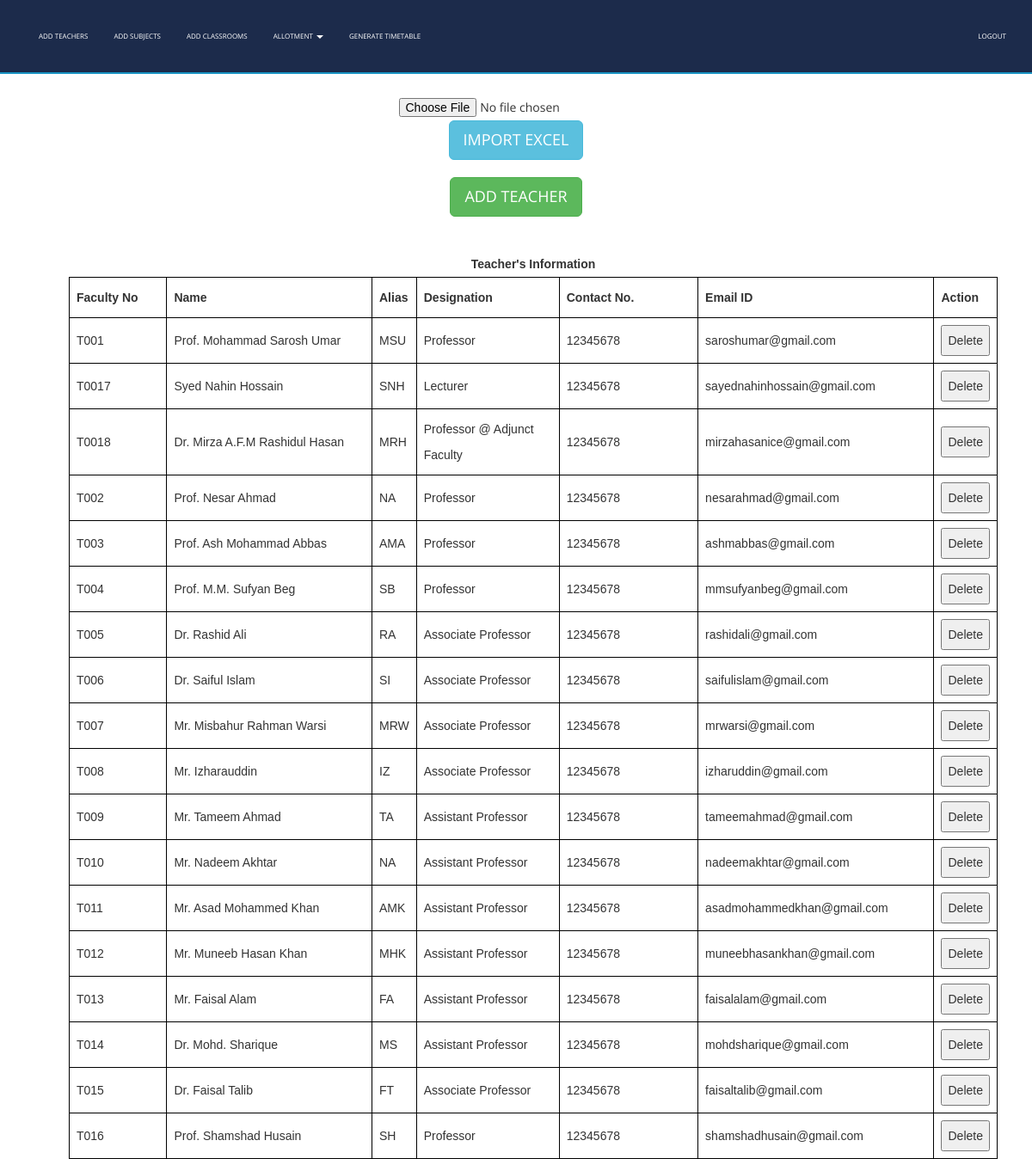
Screenshot of /addteachers.php with the database file from the repository.
### tables this page shows
CREATE TABLE `teachers` (
  `faculty_number` varchar(10) NOT NULL,
  `name` text NOT NULL,
  `alias` varchar(10) NOT NULL,
  `designation` varchar(30) NOT NULL,
  `contact_number` varchar(15) NOT NULL,
  `emailid` varchar(50) NOT NULL
);

### addteachers.php (the view, shortened to what this page needs)
<!DOCTYPE html>
<html xmlns="http://www.w3.org/1999/xhtml">
<head>
    <link href="assets/css/bootstrap.css" rel="stylesheet"/>
    <link href="assets/css/font-awesome.min.css" rel="stylesheet"/>
    <link href="assets/css/flexslider.css" rel="stylesheet"/>
    <link href="assets/css/style.css" rel="stylesheet"/>
</head>
<body>
<div class="navbar navbar-inverse navbar-fixed-top " id="menu">
    <div class="container">
        <div class="navbar-collapse collapse move-me">
            <ul class="nav navbar-nav navbar-left">
                <li><a href="addteachers.php">ADD TEACHERS</a></li>
                <li><a href="addsubjects.php">ADD SUBJECTS</a></li>
                <li><a href="addclassrooms.php">ADD CLASSROOMS</a></li>
                <li class="dropdown"><a class="dropdown-toggle" data-toggle="dropdown" aria-expanded="false">ALLOTMENT
                        <span class="caret"></span></a>
                </li>
                <li><a href="generatetimetable.php">GENERATE TIMETABLE</a></li>
            </ul>
            <ul class="nav navbar-nav navbar-right">
                <li><a href="home.php">LOGOUT</a></li>
            </ul>
        </div>
    </div>
</div>
<br>
<div align="center" style="margin-top:80px">
    <form name="import" method="post" enctype="multipart/form-data">
        <input type="file" name="file"/>
        <input type="submit" name="teacherexcel" id="teacherexcel" class="btn btn-info btn-lg" value="IMPORT EXCEL"/>
    </form>
</div>
<div align="center" style="margin-top:20px">
    <button id="teachermanual" class="btn btn-success btn-lg">ADD TEACHER</button>
</div>
<div>
    <br>
    <table id=teacherstable style="margin-left: 80px">
        <caption><strong>Teacher's Information </strong></caption>
        <tr>
            <th width="130">Faculty No</th>
            <th width=290>Name</th>
            <th width=50>Alias</th>
            <th width="190">Designation</th>
            <th width="190">Contact No.</th>
            <th width="290">Email ID</th>
            <th width="40">Action</th>
        </tr>
        <tbody>
        <?php
        $q = mysqli_query(mysqli_connect("localhost", "root", "", "ttms"),
            "SELECT * FROM teachers ORDER BY faculty_number ASC");
        while ($row = mysqli_fetch_assoc($q)) {
            echo "<tr><td>{$row['faculty_number']}</td>
                    <td>{$row['name']}</td>
                    <td>{$row['alias']}</td>
                    <td>{$row['designation']}</td>
                    <td>{$row['contact_number']}</td>
                    <td>{$row['emailid']}</td>
                   <td>
                    <button>Delete</button></td>
                    </tr>\n";
        }
        ?>
        </tbody>
    </table>
</div>
</body>
</html>

### assets/css/style.css (style rules this page uses)
#menu { background-color: rgba(28, 43, 75, 1); color: #fff; font-size: 8px; font-weight: 400; min-height: 40px; padding: 10px 0; border-bottom: 2px solid #1A94C4; }
.navbar-inverse { border-color: transparent; }
.navbar-inverse .navbar-nav > li > a, .navbar-inverse .navbar-nav > li > a:hover { color: #FFF; padding: 22px 15px; }

### addteachers.php (style rules this page uses)
table { margin-top: 10px; font-family: arial, sans-serif; border-collapse: collapse; margin-left: 30px; width: 90%; }
td, th { border: 1px solid #000000; text-align: left; padding: 8px; }
tr:nth-child(even) { background-color: ##32a88d; }

### rows the page displays
teachers: faculty_number "T001", name "Prof. Mohammad Sarosh Umar", alias "MSU", designation "Professor", contact_number "12345678", emailid "saroshumar@gmail.com"
teachers: faculty_number "T0017", name "Syed Nahin Hossain", alias "SNH", designation "Lecturer", contact_number "12345678", emailid "sayednahinhossain@gmail.com"
teachers: faculty_number "T0018", name "Dr. Mirza A.F.M Rashidul Hasan", alias "MRH", designation "Professor @ Adjunct Faculty", contact_number "12345678", emailid "mirzahasanice@gmail.com"
teachers: faculty_number "T002", name "Prof. Nesar Ahmad", alias "NA", designation "Professor", contact_number "12345678", emailid "nesarahmad@gmail.com"
teachers: faculty_number "T003", name "Prof. Ash Mohammad Abbas", alias "AMA", designation "Professor", contact_number "12345678", emailid "ashmabbas@gmail.com"
teachers: faculty_number "T004", name "Prof. M.M. Sufyan Beg", alias "SB", designation "Professor", contact_number "12345678", emailid "mmsufyanbeg@gmail.com"
teachers: faculty_number "T005", name "Dr. Rashid Ali", alias "RA", designation "Associate Professor", contact_number "12345678", emailid "rashidali@gmail.com"
teachers: faculty_number "T006", name "Dr. Saiful Islam", alias "SI", designation "Associate Professor", contact_number "12345678", emailid "saifulislam@gmail.com"
teachers: faculty_number "T007", name "Mr. Misbahur Rahman Warsi", alias "MRW", designation "Associate Professor", contact_number "12345678", emailid "mrwarsi@gmail.com"
teachers: faculty_number "T008", name "Mr. Izharauddin", alias "IZ", designation "Associate Professor", contact_number "12345678", emailid "izharuddin@gmail.com"
teachers: faculty_number "T009", name "Mr. Tameem Ahmad", alias "TA", designation "Assistant Professor", contact_number "12345678", emailid "tameemahmad@gmail.com"
teachers: faculty_number "T010", name "Mr. Nadeem Akhtar", alias "NA", designation "Assistant Professor", contact_number "12345678", emailid "nadeemakhtar@gmail.com"
teachers: faculty_number "T011", name "Mr. Asad Mohammed Khan", alias "AMK", designation "Assistant Professor", contact_number "12345678", emailid "asadmohammedkhan@gmail.com"
teachers: faculty_number "T012", name "Mr. Muneeb Hasan Khan", alias "MHK", designation "Assistant Professor", contact_number "12345678", emailid "muneebhasankhan@gmail.com"
teachers: faculty_number "T013", name "Mr. Faisal Alam", alias "FA", designation "Assistant Professor", contact_number "12345678", emailid "faisalalam@gmail.com"
teachers: faculty_number "T014", name "Dr. Mohd. Sharique", alias "MS", designation "Assistant Professor", contact_number "12345678", emailid "mohdsharique@gmail.com"
teachers: faculty_number "T015", name "Dr. Faisal Talib", alias "FT", designation "Associate Professor", contact_number "12345678", emailid "faisaltalib@gmail.com"
teachers: faculty_number "T016", name "Prof. Shamshad Husain", alias "SH", designation "Professor", contact_number "12345678", emailid "shamshadhusain@gmail.com"
